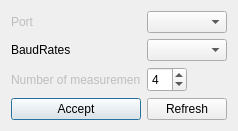
<?xml version="1.0" encoding="UTF-8"?>
<ui version="4.0">
 <class>Menu</class>
 <widget class="QDialog" name="Menu">
  <property name="geometry">
   <rect>
    <x>0</x>
    <y>0</y>
    <width>236</width>
    <height>128</height>
   </rect>
  </property>
  <property name="windowTitle">
   <string>Config</string>
  </property>
  <layout class="QGridLayout" name="gridLayout_2">
   <item row="0" column="0">
    <layout class="QGridLayout" name="gridLayout">
     <item row="0" column="0">
      <widget class="QLabel" name="labelPort">
       <property name="enabled">
        <bool>false</bool>
       </property>
       <property name="sizePolicy">
        <sizepolicy hsizetype="Preferred" vsizetype="Preferred">
         <horstretch>0</horstretch>
         <verstretch>0</verstretch>
        </sizepolicy>
       </property>
       <property name="text">
        <string>&lt;html&gt;&lt;head/&gt;&lt;body&gt;&lt;p&gt;Port&lt;/p&gt;&lt;/body&gt;&lt;/html&gt;</string>
       </property>
      </widget>
     </item>
     <item row="2" column="1">
      <widget class="QSpinBox" name="numberMeasurement">
       <property name="minimumSize">
        <size>
         <width>40</width>
         <height>25</height>
        </size>
       </property>
       <property name="maximumSize">
        <size>
         <width>40</width>
         <height>25</height>
        </size>
       </property>
       <property name="value">
        <number>4</number>
       </property>
      </widget>
     </item>
     <item row="0" column="1">
      <widget class="QComboBox" name="cmbPort">
       <property name="sizePolicy">
        <sizepolicy hsizetype="Expanding" vsizetype="Fixed">
         <horstretch>0</horstretch>
         <verstretch>0</verstretch>
        </sizepolicy>
       </property>
      </widget>
     </item>
     <item row="2" column="0">
      <widget class="QLabel" name="labelNumberOfMeasurements">
       <property name="enabled">
        <bool>false</bool>
       </property>
       <property name="sizePolicy">
        <sizepolicy hsizetype="Preferred" vsizetype="Preferred">
         <horstretch>0</horstretch>
         <verstretch>0</verstretch>
        </sizepolicy>
       </property>
       <property name="minimumSize">
        <size>
         <width>130</width>
         <height>25</height>
        </size>
       </property>
       <property name="maximumSize">
        <size>
         <width>130</width>
         <height>25</height>
        </size>
       </property>
       <property name="text">
        <string>Number of measurements</string>
       </property>
       <property name="scaledContents">
        <bool>false</bool>
       </property>
       <property name="textInteractionFlags">
        <set>Qt::LinksAccessibleByMouse</set>
       </property>
      </widget>
     </item>
     <item row="3" column="0">
      <widget class="QPushButton" name="acceptButton">
       <property name="sizePolicy">
        <sizepolicy hsizetype="Minimum" vsizetype="Fixed">
         <horstretch>0</horstretch>
         <verstretch>0</verstretch>
        </sizepolicy>
       </property>
       <property name="minimumSize">
        <size>
         <width>96</width>
         <height>21</height>
        </size>
       </property>
       <property name="maximumSize">
        <size>
         <width>100000</width>
         <height>100000</height>
        </size>
       </property>
       <property name="text">
        <string>Accept</string>
       </property>
      </widget>
     </item>
     <item row="1" column="0">
      <widget class="QLabel" name="labelBaudRates">
       <property name="text">
        <string>BaudRates</string>
       </property>
      </widget>
     </item>
     <item row="1" column="1">
      <widget class="QComboBox" name="cmbBaudRates">
       <property name="currentText">
        <string/>
       </property>
       <property name="currentIndex">
        <number>-1</number>
       </property>
      </widget>
     </item>
     <item row="3" column="1">
      <widget class="QPushButton" name="refreshlButton">
       <property name="text">
        <string>Refresh</string>
       </property>
      </widget>
     </item>
    </layout>
   </item>
  </layout>
 </widget>
 <resources/>
 <connections/>
</ui>
